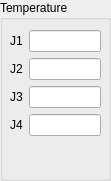
    <widget class="QGroupBox" name="groupBox_15">
     <property name="geometry">
      <rect>
       <x>320</x>
       <y>120</y>
       <width>111</width>
       <height>181</height>
      </rect>
     </property>
     <property name="title">
      <string>Temperature</string>
     </property>
     <widget class="QWidget" name="formLayoutWidget">
      <property name="geometry">
       <rect>
        <x>10</x>
        <y>30</y>
        <width>91</width>
        <height>141</height>
       </rect>
      </property>
      <layout class="QFormLayout" name="formLayout">
       <item row="0" column="0">
        <widget class="QLabel" name="label_47">
         <property name="text">
          <string>J1</string>
         </property>
        </widget>
       </item>
       <item row="0" column="1">
        <widget class="QLineEdit" name="lineEdit_temp_J1"/>
       </item>
       <item row="1" column="0">
        <widget class="QLabel" name="label_48">
         <property name="text">
          <string>J2</string>
         </property>
        </widget>
       </item>
       <item row="1" column="1">
        <widget class="QLineEdit" name="lineEdit_temp_J2"/>
       </item>
       <item row="2" column="0">
        <widget class="QLabel" name="label_49">
         <property name="text">
          <string>J3</string>
         </property>
        </widget>
       </item>
       <item row="2" column="1">
        <widget class="QLineEdit" name="lineEdit_temp_J3"/>
       </item>
       <item row="3" column="0">
        <widget class="QLabel" name="label_50">
         <property name="text">
          <string>J4</string>
         </property>
        </widget>
       </item>
       <item row="3" column="1">
        <widget class="QLineEdit" name="lineEdit_temp_J4"/>
       </item>
      </layout>
     </widget>
    </widget>
